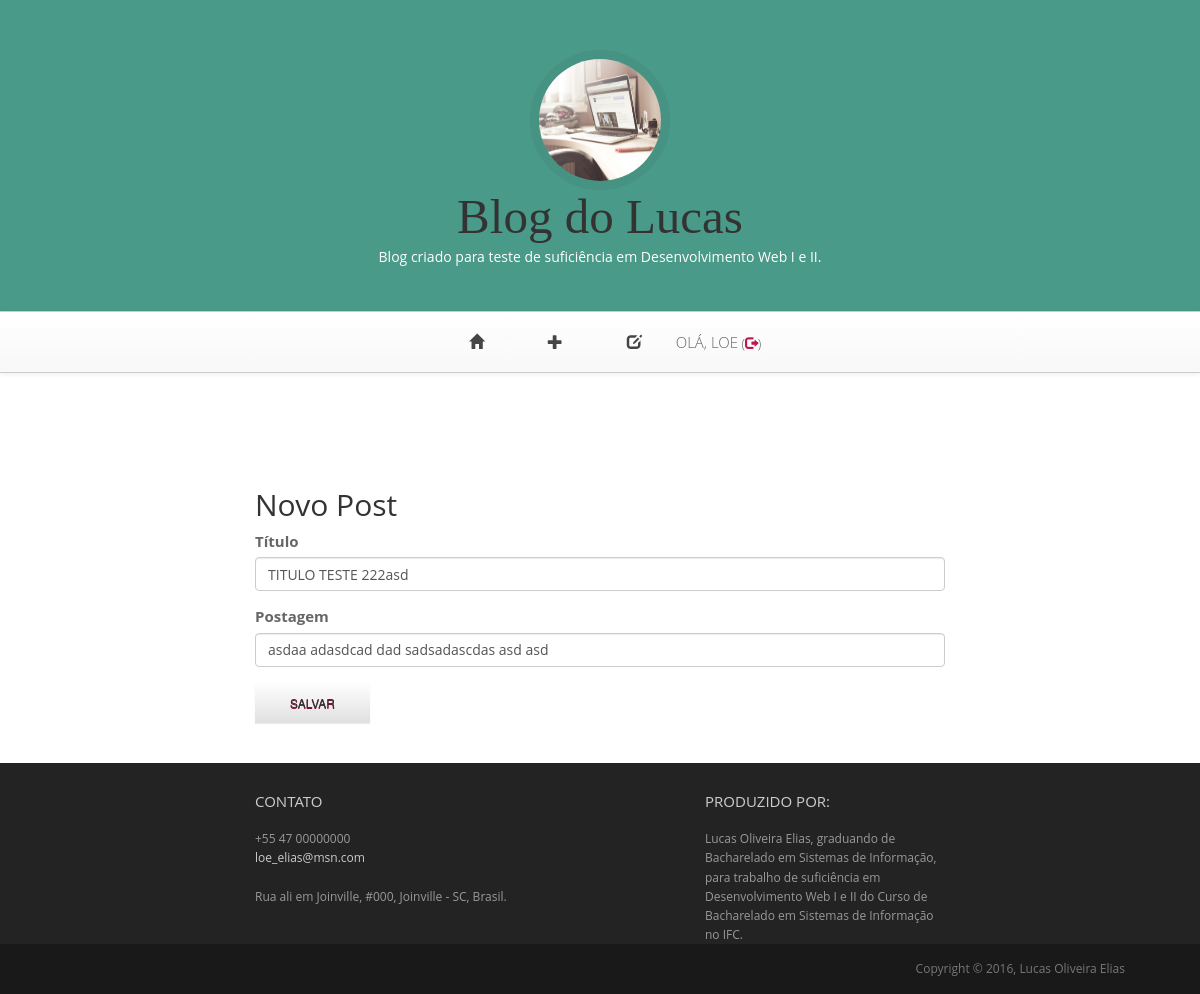
Screenshot of /post/36/edit/ (signed in) with the database file from the repository.
### blog/models/postagens.py (models this page shows, shortened)
class Post(models.Model):
    autor = models.ForeignKey('auth.User')
    titulo = models.CharField(max_length=200)
    texto = models.TextField()
    data_criacao = models.DateTimeField(
        default=timezone.now)
    data_publicacao = models.DateTimeField(
        blank=True, null=True)

### blog/views/postagens.py (the view)
# urls.py: url(r'^post/(?P<pk>\d+)/edit/$', views.post_edit, name='post_edit'),
@login_required
def post_edit(request, pk):
    post = get_object_or_404(Post, pk=pk)
    if request.method == "POST":
        form = PostForm(request.POST, instance=post)
        if form.is_valid():
            post = form.save(commit=False)
            post.autor = request.user
            post.data_publicacao = timezone.now()
            post.save()
            return redirect('post_detail', pk=post.pk)
    else:
        form = PostForm(instance=post)
    return render(request, 'blog/post_edit.html', {'form': form})

### blog/forms.py
class PostForm(forms.ModelForm):
    class Meta:
        model = Post
        fields = ('titulo', 'texto',)
        widgets = {
            'titulo': forms.TextInput(attrs={'class': 'form-control', 'placeholder': 'Digite um Título'}),
            'texto': forms.TextInput(attrs={'class': 'form-control'}),
        }

### blog/templates/blog/post_edit.html (shortened to what this page needs)
{% extends 'blog/base.html' %}
{% block content %}
  <article id="respond">
    <h3 id="reply-title">Novo Post</h3>
    <form method="POST" class="post-form" id="commentform">{% csrf_token %}
      <fieldset>
        <div class="form-group">
          <label for="inputTitle">Título</label>
          {{ form.titulo}}
        </div>
        <div class="form-group">
          <label for="inputComment">Postagem</label>
          {{ form.texto }}
        </div>
      <button type="submit" class="save btn btn-default">Salvar</button>
    </fieldset>
    </form>
</article>
{% endblock %}

### blog/templates/blog/base.html (shortened to what this page needs)
{% load staticfiles %}
<!DOCTYPE html SYSTEM "about:legacy-compat">
<html>
	<head>
		<link rel="stylesheet" type="text/css" href="https://maxcdn.bootstrapcdn.com/bootstrap/3.3.6/css/bootstrap.min.css">
		<link rel="stylesheet" href="https://maxcdn.bootstrapcdn.com/bootstrap/3.3.6/css/bootstrap-theme.min.css">
		<link rel="stylesheet" href="{% static 'css/blog.css' %}">
	</head>
	<body>
		<header id="header">
			<div id="head" class="parallax" parallax-speed="1">
				<h1 id="logo" class="text-center">
					<a href="/"></li><img class="img-circle" src="{% static 'images/mac.jpg' %}" alt=""></a>
					<span class="title">Blog do Lucas</span>
					<span class="tagline">Blog criado para teste de suficiência em Desenvolvimento Web I e II.</span>
				</h1>
			</div>
			<nav class="navbar navbar-default navbar-sticky">
				<div class="container-fluid">
					<div class="navbar-collapse collapse">
						<ul class="nav navbar-nav">
                <li><a href="{% url 'post_list' %}" class="top-menu"><span class="glyphicon glyphicon-home"></span></a></li>
							{% if user.is_authenticated %}
								<li><a href="{% url 'post_new' %}" class="top-menu"><span class="glyphicon glyphicon-plus"></span></a></li>
								<li><a href="{% url 'post_draft_list' %}" class="top-menu"><span class="glyphicon glyphicon-edit"></span></a></li>
								<li><p id="pnav" class="top-menu">Olá, {{ user.username }}<small> (<a href="{% url 'logout' %}" class="glyphicon glyphicon-log-out"></a>)</small></p></li>
							{% else %}
								<li><a href="{% url 'login' %}" class="top-menu"><span class="glyphicon glyphicon-lock"></span></a></li>
							{% endif %}
						</ul>
					</div>
				</div>
			</nav>
		</header>
		<main id="main">
			<div class="container">
				<div class="row topspace">
					<div class="col-sm-8 col-sm-offset-2">
						{% block content %}
						{% endblock %}
					</div>
				</div>
			</div>
		</main>
		<footer id="footer" class="topspace">
			<div class="container">
				<div class="row">
					<div class="col-md-5 col-md-offset-2 widget">
						<h3 class="widget-title">Contato</h3>
						<div class="widget-body">
							<p>+55 47 00000000<br>
								<a href="mailto:#">loe_elias@msn.com</a><br>
								<br>
								Rua ali em Joinville, #000, Joinville - SC, Brasil.
							</p>
						</div>
					</div>
					<div class="col-md-3 widget">
						<h3 class="widget-title">Produzido por:</h3>
						<div class="widget-body">
							<p>Lucas Oliveira Elias, graduando de Bacharelado em Sistemas de Informação,
                 para trabalho de suficiência em Desenvolvimento Web I e II do Curso de
                 Bacharelado em Sistemas de Informação no IFC.
               </p>
						</div>
					</div>
				</div>
			</div>
		</footer>
		<footer id="underfooter">
			<div class="container">
				<div class="row">
					<div class="col-md-3 col-md-offset-9 widget">
						<div class="widget-body">
							<p class="text-right">
								Copyright &copy; 2016, Lucas Oliveira Elias
							</p>
						</div>
					</div>
				</div>
			</div>
		</footer>
	</body>
</html>

### blog/static/css/blog.css (style rules this page uses)
html { font-size: 100%; }
body { font-size: 15px; font-size: 0.9375rem; font-family: "Open sans", Helvetica, Arial, sans-serif; color: #666666; padding: 0; }
.topspace { margin-top: 40px; }
.navbar { border-width: 1px 0; -webkit-border-radius: 0; -webkit-background-clip: padding-box; -moz-border-radius: 0; -moz-background-clip: padding; border-radius: 0; background-clip: padding-box; width: 100%; }
.navbar-collapse { -webkit-border-radius: 0; -webkit-background-clip: padding-box; -moz-border-radius: 0; -moz-background-clip: padding; border-radius: 0; background-clip: padding-box; font-family: "Open sans", Helvetica, Arial, sans-serif; font-weight: 300; text-transform: uppercase; }
.navbar-collapse .navbar-nav { float: none; margin: 0 auto; text-align: center; }
.navbar-collapse .navbar-nav > li { float: none; display: inline-block; }
.navbar-collapse .navbar-nav > li > a { padding: 20px 30px; }
.navbar-default { background-color: #ffffff; border-color: #cccccc; }
.navbar-default .navbar-nav > li > a { color: #454545; }
.navbar-default .navbar-collapse, .navbar-default .navbar-form { border-color: #cccccc; }
p { line-height: 1.6em; margin: 0 0 0 0; }
ul { line-height: 1.6em; margin: 0 0 30px 0; }
h1, h2, h3, h4, h5, h6, .h1, .h2, .h3, .h4, .h5, .h6 { font-family: "Open sans", Helvetica, Arial, sans-serif; font-weight: 400; color: #333333; }
h1 { font-size: 40px; font-size: 2.5rem; }
h3 { font-size: 30px; font-size: 1.875rem; }
a { color: #bd1550; }
#head { background: #4a9a8a top center; background-size: cover; color: #7C7C7C; padding: 30px 0 35px 0; }
#head img.img-circle { display: block; width: 140px; height: 140px; overflow: hidden; border: 9px solid rgba(0, 0, 0, 0.05); margin: 0 auto; }
#head .title { font-family: Alice, Georgia, serif; font-size: 49px; font-size: 3.0625rem; }
#head .tagline { display: block; font-size: 14px; font-size: 0.875rem; line-height: 1.2em; color: #FFFFFF; margin: 5px 0 0; }
img { max-width: 100%; }
.btn { font-size: 12px; font-size: 0.75rem; text-decoration: none; text-transform: uppercase; font-family: "Helvetica Neue", Helvetica, Arial, sans-serif; color: #333; -webkit-border-radius: 0px; -webkit-background-clip: padding-box; -moz-border-radius: 0px; -moz-background-clip: padding; border-radius: 0px; background-clip: padding-box; -webkit-transition-property: all; -moz-transition-property: all; -o-transition-property: all; -ms-transition-property: all; transition-property: all; -webkit-transition-duration: 0.2s; -moz-transition-duration: 0.2s; -o-transition-duration: 0.2s; transition-duration: 0.2s; border: 0 none; padding: 12px 35px; text-shadow: 0 1px 0px #780d33; }
#respond { margin: 55px 0 0 0; }
#footer { background: #232323; padding: 30px 0 0 0; font-size: 12px; color: #999; }
#footer a { color: #ccc; }
#footer h3.widget-title { font-size: 15px; font-size: 0.9375rem; text-transform: uppercase; color: #ccc; margin: 0 0 20px; }
#underfooter { background: #191919; padding: 15px 0; color: #777; font-size: 12px; }
#underfooter p { margin: 0; }
@media (min-width: 1200px) { .container { max-width: 1080px; } }

### rows the page displays
Post: titulo "TITULO TESTE 222asd", texto "asdaa adasdcad dad sadsadascdas asd asd"

### other values shown
{{ user.username }} "LOE"
